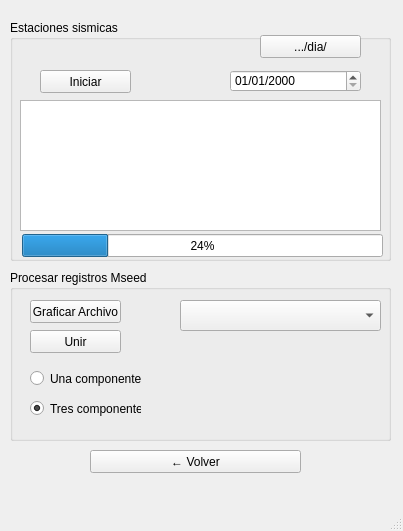
<?xml version="1.0" encoding="UTF-8"?>
<ui version="4.0">
 <class>MainWindow</class>
 <widget class="QMainWindow" name="MainWindow">
  <property name="geometry">
   <rect>
    <x>0</x>
    <y>0</y>
    <width>403</width>
    <height>531</height>
   </rect>
  </property>
  <property name="windowTitle">
   <string>MainWindow</string>
  </property>
  <widget class="QWidget" name="centralwidget">
   <widget class="QGroupBox" name="groupBox">
    <property name="geometry">
     <rect>
      <x>10</x>
      <y>270</y>
      <width>381</width>
      <height>171</height>
     </rect>
    </property>
    <property name="title">
     <string>Procesar registros Mseed</string>
    </property>
    <widget class="QPushButton" name="Btn_unir">
     <property name="geometry">
      <rect>
       <x>20</x>
       <y>60</y>
       <width>91</width>
       <height>23</height>
      </rect>
     </property>
     <property name="text">
      <string>Unir</string>
     </property>
    </widget>
    <widget class="QRadioButton" name="RB_1_componente">
     <property name="geometry">
      <rect>
       <x>20</x>
       <y>100</y>
       <width>121</width>
       <height>17</height>
      </rect>
     </property>
     <property name="text">
      <string>Una componente</string>
     </property>
    </widget>
    <widget class="QRadioButton" name="RB_3_componente">
     <property name="geometry">
      <rect>
       <x>20</x>
       <y>130</y>
       <width>111</width>
       <height>17</height>
      </rect>
     </property>
     <property name="text">
      <string>Tres componentes</string>
     </property>
     <property name="checked">
      <bool>true</bool>
     </property>
    </widget>
    <widget class="QComboBox" name="comboBox">
     <property name="geometry">
      <rect>
       <x>170</x>
       <y>30</y>
       <width>201</width>
       <height>31</height>
      </rect>
     </property>
    </widget>
    <widget class="QPushButton" name="Btn_graficar">
     <property name="geometry">
      <rect>
       <x>20</x>
       <y>30</y>
       <width>91</width>
       <height>23</height>
      </rect>
     </property>
     <property name="text">
      <string>Graficar Archivo</string>
     </property>
    </widget>
    <widget class="QLabel" name="Lbl_Mensajes">
     <property name="enabled">
      <bool>true</bool>
     </property>
     <property name="geometry">
      <rect>
       <x>20</x>
       <y>170</y>
       <width>341</width>
       <height>31</height>
      </rect>
     </property>
     <property name="font">
      <font>
       <family>Arial</family>
       <pointsize>14</pointsize>
      </font>
     </property>
     <property name="text">
      <string/>
     </property>
    </widget>
   </widget>
   <widget class="QGroupBox" name="groupBox_2">
    <property name="geometry">
     <rect>
      <x>10</x>
      <y>20</y>
      <width>381</width>
      <height>241</height>
     </rect>
    </property>
    <property name="title">
     <string>Estaciones sismicas</string>
    </property>
    <widget class="QPushButton" name="Btn_Iniciar">
     <property name="geometry">
      <rect>
       <x>30</x>
       <y>50</y>
       <width>91</width>
       <height>23</height>
      </rect>
     </property>
     <property name="text">
      <string>Iniciar</string>
     </property>
    </widget>
    <widget class="QPushButton" name="Btn_drive">
     <property name="geometry">
      <rect>
       <x>250</x>
       <y>15</y>
       <width>101</width>
       <height>23</height>
      </rect>
     </property>
     <property name="text">
      <string>.../dia/</string>
     </property>
    </widget>
    <widget class="QLabel" name="Lbl_directorio">
     <property name="enabled">
      <bool>true</bool>
     </property>
     <property name="geometry">
      <rect>
       <x>30</x>
       <y>90</y>
       <width>331</width>
       <height>21</height>
      </rect>
     </property>
     <property name="font">
      <font>
       <family>Arial</family>
       <pointsize>8</pointsize>
      </font>
     </property>
     <property name="autoFillBackground">
      <bool>false</bool>
     </property>
     <property name="text">
      <string/>
     </property>
     <property name="pixmap">
      <pixmap>../../Users/Administrador/Downloads/logo rsa_pequeño.jpg</pixmap>
     </property>
    </widget>
    <widget class="QDateEdit" name="dateEdit">
     <property name="geometry">
      <rect>
       <x>220</x>
       <y>50</y>
       <width>131</width>
       <height>22</height>
      </rect>
     </property>
     <property name="showGroupSeparator" stdset="0">
      <bool>false</bool>
     </property>
     <property name="displayFormat">
      <string>dd/MM/yyyy</string>
     </property>
     <property name="calendarPopup">
      <bool>false</bool>
     </property>
    </widget>
    <widget class="QLabel" name="Lbl_directorio_2">
     <property name="enabled">
      <bool>true</bool>
     </property>
     <property name="geometry">
      <rect>
       <x>30</x>
       <y>120</y>
       <width>330</width>
       <height>21</height>
      </rect>
     </property>
     <property name="font">
      <font>
       <family>Arial</family>
       <pointsize>8</pointsize>
      </font>
     </property>
     <property name="autoFillBackground">
      <bool>false</bool>
     </property>
     <property name="text">
      <string/>
     </property>
     <property name="pixmap">
      <pixmap>../../Users/Administrador/Downloads/logo rsa_pequeño.jpg</pixmap>
     </property>
    </widget>
    <widget class="QTextEdit" name="area_texto">
     <property name="geometry">
      <rect>
       <x>10</x>
       <y>80</y>
       <width>361</width>
       <height>131</height>
      </rect>
     </property>
    </widget>
    <widget class="QProgressBar" name="progressBar">
     <property name="geometry">
      <rect>
       <x>12</x>
       <y>214</y>
       <width>361</width>
       <height>23</height>
      </rect>
     </property>
     <property name="value">
      <number>24</number>
     </property>
    </widget>
   </widget>
   <widget class="QPushButton" name="Btn_Salir">
    <property name="geometry">
     <rect>
      <x>90</x>
      <y>450</y>
      <width>211</width>
      <height>23</height>
     </rect>
    </property>
    <property name="text">
     <string>← Volver</string>
    </property>
   </widget>
  </widget>
  <widget class="QMenuBar" name="menubar">
   <property name="geometry">
    <rect>
     <x>0</x>
     <y>0</y>
     <width>403</width>
     <height>21</height>
    </rect>
   </property>
  </widget>
  <widget class="QStatusBar" name="statusbar"/>
 </widget>
 <resources/>
 <connections/>
</ui>
